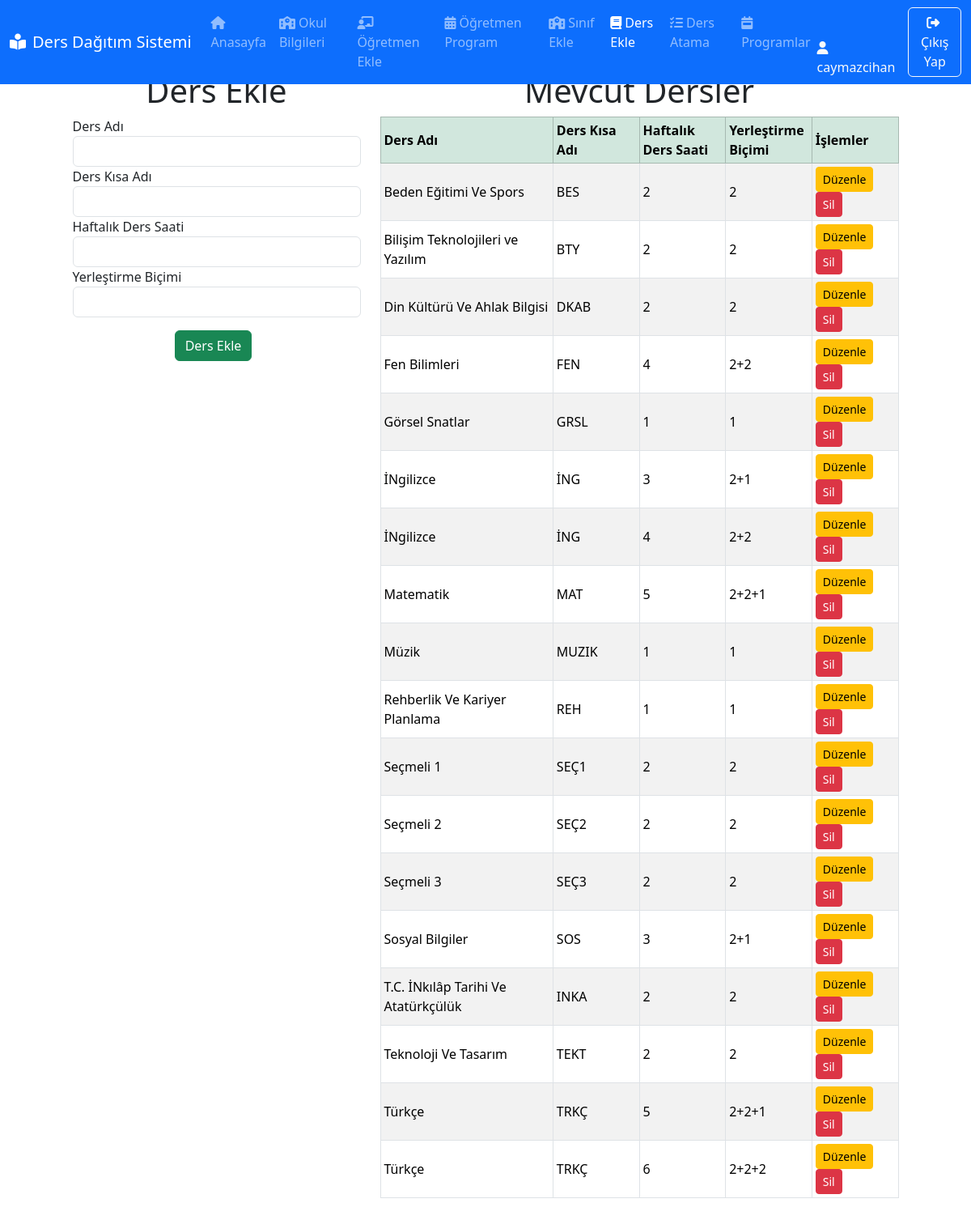
Screenshot of /ders-ekle (signed in) with the database file from the repository.
### app.py (models this page shows, shortened)
class User(db.Model):
    id = db.Column(db.Integer, primary_key=True)
    username = db.Column(db.String(50), unique=True, nullable=False)
    password = db.Column(db.String(100), nullable=False)
    email = db.Column(db.String(100), unique=True, nullable=False)
    school_name = db.Column(db.String(120))
    school_email = db.Column(db.String(120))
    school_principal = db.Column(db.String(120))
    role = db.Column(db.String(20), nullable=False, default="user")
    teachers = db.relationship("Teacher", backref="user", lazy=True)
    classes = db.relationship("Class", backref="user", lazy=True)
    courses = db.relationship("Course", backref="user", lazy=True)
    assignments = db.relationship("TeacherCourseAssignment", backref="user", lazy=True)
    schedules = db.relationship("Schedule", backref="user", lazy=True)

class Course(db.Model):
    id = db.Column(db.Integer, primary_key=True)
    course_name = db.Column(db.String(100), nullable=False)
    short_name = db.Column(db.String(20), nullable=False)
    weekly_hours = db.Column(db.Integer, nullable=False)
    distribution_format = db.Column(db.String(20), nullable=False)
    user_id = db.Column(db.Integer, db.ForeignKey("user.id"), nullable=False)

### app.py (the view, shortened to what this page needs)
@app.route("/ders-ekle", methods=["GET", "POST"])
@login_required
def add_course():
    current_user = User.query.filter_by(username=session["username"]).first()
    courses = (
        Course.query.filter_by(user_id=current_user.id)
        .order_by(Course.course_name)
        .all()
    )  # Sadece kullanıcının derslerini listele
    return render_template(
        "add_course.html", courses=courses, course_to_edit=None, page_title="Ders Ekle"
    )

### app.py (called while the page is built)
def login_required(f):
    @wraps(f)
    def decorated_function(*args, **kwargs):
        if "username" not in session:
            return redirect(url_for("login"))
        return f(*args, **kwargs)
    return decorated_function

### templates/add_course.html (shortened to what this page needs)
{% extends 'base.html' %}
{% block content %}
<div class="container mt-3">
    <div class="row justify-content-center">
        <div class="col-4">
            <h1 class="text-center">{{ 'Ders Düzenle' if course_to_edit else 'Ders Ekle' }}</h1>
            <form action="{{ url_for('edit_course', course_id=course_to_edit.id) if course_to_edit else url_for('add_course') }}"  method="POST">
                <div class="form-group">
                    <label for="ders_adi">Ders Adı</label>
                    <input type="text" class="form-control" id="ders_adi" name="ders_adi" value="{{ course_to_edit.course_name if course_to_edit else '' }}" onblur="this.value = this.value.toLowerCase().split(' ').map(word => word.charAt(0).toUpperCase() + word.slice(1)).join(' ');" required>
                </div>
                <div class="form-group">
                    <label for="ders_kisa_adi">Ders Kısa Adı</label>
                    <input type="text" class="form-control" id="ders_kisa_adi" name="ders_kisa_adi" value="{{ course_to_edit.short_name if course_to_edit else '' }}" oninput="this.value = this.value.toUpperCase()" required>
                </div>
                <div class="form-group">
                    <label for="haftalik_ders_sayisi">Haftalık Ders Saati</label>
                    <input type="number" class="form-control" id="haftalik_ders_sayisi" name="haftalik_ders_sayisi" value="{{ course_to_edit.weekly_hours if course_to_edit else '' }}" min="1" required>
                </div>
                <div class="form-group">
                    <label for="yerlestirme_bicimi">Yerleştirme Biçimi</label>
                    <input type="text" class="form-control" id="yerlestirme_bicimi" name="yerlestirme_bicimi" value="{{ course_to_edit.distribution_format if course_to_edit else '' }}" oninput="this.value = this.value.replace(/[^0-9+]/g, '');" required>
                </div>
                <div class="text-center mt-3">
        			<button type="submit" class="btn btn-success me-2">{{ 'Güncelle' if course_to_edit else 'Ders Ekle' }}</button>
    		</div>
            </form>
           </div>
        <div class="col-7">
            <h1 class="text-center">Mevcut Dersler</h1>
            <table class="table table-bordered table-striped table-hover table-sm">
                <thead class="table-success" style="vertical-align: middle;">
                    <tr>
                        <th class="col-4">Ders Adı</th>
                        <th class="col-2">Ders Kısa Adı</th>
                        <th class="col-2">Haftalık Ders Saati</th>
                        <th class="col-2">Yerleştirme Biçimi</th>
                        <th class="col-4">İşlemler</th>
                    </tr>
                </thead>
                <tbody>
                            {% for course in courses %}
                     <tr style="vertical-align: middle;">
                         <td>{{ course.course_name }}</td>
                         <td>{{ course.short_name }}</td>
                         <td>{{ course.weekly_hours }}</td>
                         <td>{{ course.distribution_format }}</td>
                         <td>
                          <a href="{{ url_for('edit_course', course_id=course.id) }}" class="btn btn-warning btn-sm ">Düzenle</a>
                          <a href="{{ url_for('delete_course', course_id=course.id) }}" class="btn btn-danger btn-sm" onclick="return confirm('Emin misiniz?')">Sil</a>
                        </td>
                   </tr>
                  {% else %}
                 <tr>
                <td colspan="5" class="text-center">Henüz ders bulunmamaktadır.</td>
                  </tr>
                {% endfor %}
                  </tbody>
            </table>
        </div>
    </div>
</div>
{% endblock %}

### templates/base.html (shortened to what this page needs)
<!DOCTYPE html>
<html lang="tr">
<head>
    <link href="https://cdn.jsdelivr.net/npm/bootstrap@5.3.2/dist/css/bootstrap.min.css" rel="stylesheet">
    <link href="https://cdnjs.cloudflare.com/ajax/libs/font-awesome/6.4.2/css/all.min.css" rel="stylesheet">
    <link rel="stylesheet" href="{{ url_for('static', filename='css/style.css') }}">
</head>
<body>
<nav class="navbar navbar-expand-lg navbar-dark bg-primary fixed-top">
    <div class="container-fluid">
        <div class="d-flex align-items-center">
            <a class="navbar-brand" href="{{ url_for('home') }}">
                <i class="fas fa-book-reader me-2"></i>Ders Dağıtım Sistemi
            </a>
        </div>
        {% if 'username' in session %}
        <div class="collapse navbar-collapse" id="navbarNav" >
            <ul class="navbar-nav me-auto mb-2 mb-lg-0" >
                <li class="nav-item">
                    <a class="nav-link {{ 'active' if request.endpoint == 'home' }}" href="{{ url_for('home') }}">
                        <i class="fas fa-home me-1"></i>Anasayfa
                    </a>
                </li>
        		<li class="nav-item">
                    <a class="nav-link {{ 'active' if request.endpoint == 'okul_bilgileri' }}" href="{{ url_for('okul_bilgileri') }}">
                         <i class="fas fa-school me-1"></i></i>Okul Bilgileri
                    </a>
                </li>
                <li class="nav-item">
                    <a class="nav-link {{ 'active' if request.endpoint == 'add_teacher' }}" href="{{ url_for('add_teacher') }}">
                        <i class="fas fa-chalkboard-teacher me-1"></i>Öğretmen Ekle
                    </a>
                </li>
                <li class="nav-item">
                    <a class="nav-link {{ 'active' if request.endpoint == 'ogretmen_programi' }}" href="{{ url_for('ogretmen_programi') }}">
                        <i class="fas fa-calendar-alt me-1"></i>Öğretmen Program
                    </a>
                </li>
                <li class="nav-item">
                    <a class="nav-link {{ 'active' if request.endpoint == 'add_class' }}" href="{{ url_for('add_class') }}">
                        <i class="fas fa-school me-1"></i>Sınıf Ekle
                    </a>
                </li>
                <li class="nav-item">
                    <a class="nav-link {{ 'active' if request.endpoint == 'add_course' }}" href="{{ url_for('add_course') }}">
                        <i class="fas fa-book me-1"></i>Ders Ekle
                    </a>
                </li>
                <li class="nav-item">
                    <a class="nav-link {{ 'active' if request.endpoint == 'assign_course' }}" href="{{ url_for('assign_course') }}">
                        <i class="fas fa-tasks me-1"></i>Ders Atama
                    </a>
                </li>
                <li class="nav-item">
                    <a class="nav-link {{ 'active' if request.endpoint == 'schedules' }}" href="{{ url_for('schedules') }}">
                        <i class="fas fa-calendar-week me-1"></i>Programlar
                    </a>
                </li>
            </ul>
            <div class="ms-auto d-flex align-items-end">
                <span class="text-light me-3">
                    <i class="fas fa-user me-1"></i>{{ session['username'] }}
                </span>
                <a href="{{ url_for('logout') }}" class="btn btn-outline-light">
                    <i class="fas fa-sign-out-alt me-1"></i>Çıkış Yap
                </a>
            </div>
        </div>
        {% endif %}
    </div>
</nav>
<div class="container mt-5 pt-4">
</div>
        {% block content %}
        {% endblock %}
</body>
</html>

### rows the page displays
User: username "caymazcihan"
Course: course_name "Beden Eğitimi Ve Spors", short_name "BES", weekly_hours "2", distribution_format "2"
Course: course_name "Bilişim Teknolojileri ve Yazılım", short_name "BTY", weekly_hours "2", distribution_format "2"
Course: course_name "Din Kültürü Ve Ahlak Bilgisi", short_name "DKAB", weekly_hours "2", distribution_format "2"
Course: course_name "Fen Bilimleri", short_name "FEN", weekly_hours "4", distribution_format "2+2"
Course: course_name "Görsel Snatlar", short_name "GRSL", weekly_hours "1", distribution_format "1"
Course: course_name "İNgilizce", short_name "İNG", weekly_hours "3", distribution_format "2+1"
Course: course_name "İNgilizce", short_name "İNG", weekly_hours "4", distribution_format "2+2"
Course: course_name "Matematik", short_name "MAT", weekly_hours "5", distribution_format "2+2+1"
Course: course_name "Müzik", short_name "MUZIK", weekly_hours "1", distribution_format "1"
Course: course_name "Rehberlik Ve Kariyer Planlama", short_name "REH", weekly_hours "1", distribution_format "1"
Course: course_name "Seçmeli 1", short_name "SEÇ1", weekly_hours "2", distribution_format "2"
Course: course_name "Seçmeli 2", short_name "SEÇ2", weekly_hours "2", distribution_format "2"
Course: course_name "Seçmeli 3", short_name "SEÇ3", weekly_hours "2", distribution_format "2"
Course: course_name "Sosyal Bilgiler", short_name "SOS", weekly_hours "3", distribution_format "2+1"
Course: course_name "T.C. İNkılâp Tarihi Ve Atatürkçülük", short_name "INKA", weekly_hours "2", distribution_format "2"
Course: course_name "Teknoloji Ve Tasarım", short_name "TEKT", weekly_hours "2", distribution_format "2"
Course: course_name "Türkçe", short_name "TRKÇ", weekly_hours "5", distribution_format "2+2+1"
Course: course_name "Türkçe", short_name "TRKÇ", weekly_hours "6", distribution_format "2+2+2"

### other values shown
{{ 'Ders Düzenle' if course_to_edit else 'Ders Ekle' }} "Ders Ekle"
{{ 'Güncelle' if course_to_edit else 'Ders Ekle' }} "Ders Ekle"
